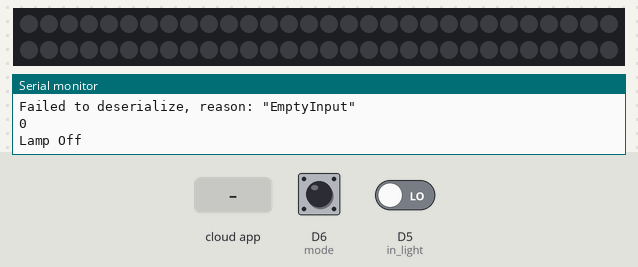
A sketch run on a simulated ESP8266 (NodeMCU). Parts: 60 RGB LEDs in strip order, left to right, continuing on the next row, the last lines printed to the serial monitor. The inputs (shaded band) are chosen by the test bench; at power-on: D5 (in_light) LOW, D6 (mode) LOW. WiFi joins after 1.5 s; servers stay silent unless stated.

Above: at 2.7 s.
2.8 s: the phone or cloud app sets neopixel to 1
At 4.7 s:
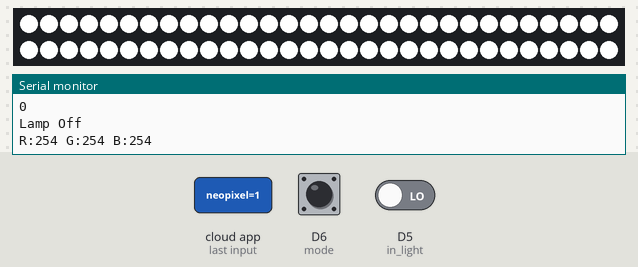
8.9 s: D5 (in_light) driven HIGH
12.3 s: D5 (in_light) driven LOW
At 14.4 s:
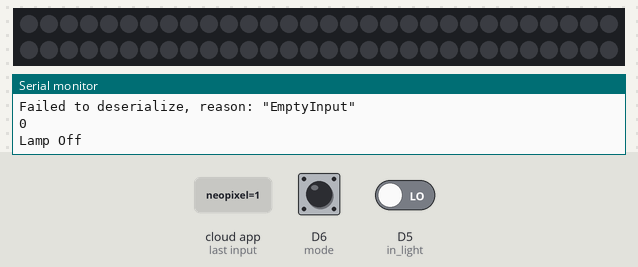
Timing chart, 0 to 15.9 s (numbered marks = the images above; inputs shaded):
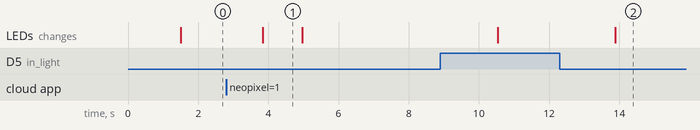

The sketch:

IDAT_nov08a.ino
```cpp
#include "arduino_secrets.h"
// ArduinoJson - Version: 6.14.0
#include <ArduinoJson.h>
#include <ArduinoJson.hpp>

// EspSoftwareSerial - Version: Latest
#include <SoftwareSerial.h>


/*
  Sketch generated by the Arduino IoT Cloud Thing "Neopixel"
  Arduino IoT Cloud Variables description
  The following variables are automatically generated and updated when changes are made to the Thing

  String plant;
  CloudColoredLight neopixel;
  CloudIlluminance light;
  int temperture;
  int waterLevel;

  Variables which are marked as READ/WRITE in the Cloud Thing will also have functions
  which are called when their values are changed from the Dashboard.
  These functions are generated with the Thing and added at the end of this sketch.
*/
#include "thingProperties.h"
#include <Adafruit_NeoPixel.h>
#ifdef __AVR__
#include <avr/power.h>
#endif
#define PIN            D7
#define NUMPIXELS      60
#define in_light       D5
#define mode           D6

#define lightinPin     A0


int mode_m = 1;
int switch_s = 0;


Adafruit_NeoPixel pixels = Adafruit_NeoPixel(NUMPIXELS, PIN, NEO_GRB + NEO_KHZ800);

void setup() {
  // Initialize serial and wait for port to open:
  Serial.begin(9600);


  // This delay gives the chance to wait for a Serial Monitor without blocking if none is found
  delay(1500);
  pixels.begin(); // This initializes the NeoPixel library.
  // Defined in thingProperties.h
  initProperties();
  // Connect to Arduino IoT Cloud
  ArduinoCloud.begin(ArduinoIoTPreferredConnection);
  /*
    The following function allows you to obtain more information
    related to the state of network and IoT Cloud connection and errors
    the higher number the more granular information you’ll get.
    The default is 0 (only errors).
    Maximum is 4
  */
  setDebugMessageLevel(2);
  ArduinoCloud.printDebugInfo();

  //input
  pinMode(in_light, INPUT);
  pinMode(mode, INPUT);
  pinMode(lightinPin, INPUT);


}

String incomingByte ;
int val = 0;
bool swi;


void loop() {
  mode_m = digitalRead(mode);
  switch_s = digitalRead(in_light);


  char json = Serial.read();
  StaticJsonDocument<200> doc;


  const auto deser_err = deserializeJson(doc, Serial);
    if (deser_err) {
        Serial.print(F("Failed to deserialize, reason: \""));
        Serial.print(deser_err.c_str());
        Serial.println('"');
    } else  {
        Serial.print(F("Recevied valid json document with "));
        Serial.print(doc.size());
        Serial.println(F(" elements."));
        Serial.println(F("Pretty printed back at you:"));
        serializeJsonPretty(doc, Serial);

        switch_s = doc["OpenLight"];
        int temperature = doc["Temperture"];
        int lux = doc["Light"];
        int waterdata = doc["WaterLevel"];


        Serial.println();
    }

    if (switch_s == 1) {
    swi = true;
    //digitalRead(in_light)
    neopixel.setSwitch(swi);
    Serial.println(neopixel.getSwitch());
    onNeopixelChange();
    ArduinoCloud.update();
  }
  else {
    swi = false;
    //digitalRead(in_light)
    neopixel.setSwitch(swi);
    Serial.println(neopixel.getSwitch());
    onNeopixelChange();
    ArduinoCloud.update();
  }


  ArduinoCloud.update();


}

/*
  Since Neopixel is READ_WRITE variable, onNeopixelChange() is
  executed every time a new value is received from IoT Cloud.
*/
void onNeopixelChange()  {
  // Add your code here to act upon Neopixel change
  uint8_t r, g, b;
  neopixel.getValue().getRGB(r, g, b);
  if (neopixel.getSwitch()) {
    swi = true;
    Serial.println("R:" + String(r) + " G:" + String(g) + " B:" + String(b)); //prints the current R, G, B values
    for (int i = 0; i < NUMPIXELS; i++) {
      // pixels.Color takes RGB values, from 0,0,0 up to 255,255,255
      pixels.setPixelColor(i, pixels.Color(r, g, b));
      pixels.show(); // This sends the updated pixel color to the hardware.
    }
  }
  else {

    Serial.println("Lamp Off");
    swi=false;

    //the following code simply turns everything off
    for (int i = 0; i < NUMPIXELS; i++) {
      // pixels.Color takes RGB values, from 0,0,0 up to 255,255,255
      pixels.setPixelColor(i, pixels.Color(0, 0, 0));
      pixels.show(); // This sends the updated pixel color to the hardware.
    }
  }
}

/*
  Since Light is READ_WRITE variable, onLightChange() is
  executed every time a new value is received from IoT Cloud.
*/
void onLightChange()  {
  // Add your code here to act upon Light change
}

/*
  Since Plant is READ_WRITE variable, onPlantChange() is
  executed every time a new value is received from IoT Cloud.
*/
void onPlantChange()  {
  // Add your code here to act upon Plant change
}

/*
  Since Temperture is READ_WRITE variable, onTempertureChange() is
  executed every time a new value is received from IoT Cloud.
*/
void onTempertureChange()  {
  // Add your code here to act upon Temperture change
}

/*
  Since WaterLevel is READ_WRITE variable, onWaterLevelChange() is
  executed every time a new value is received from IoT Cloud.
*/
void onWaterLevelChange()  {
  // Add your code here to act upon WaterLevel change
}
```

arduino_secrets.h
```cpp
#define SECRET_SSID ""
#define SECRET_OPTIONAL_PASS ""
#define SECRET_DEVICE_KEY ""
```

thingProperties.h
```cpp
// Code generated by Arduino IoT Cloud, DO NOT EDIT.

#include <ArduinoIoTCloud.h>
#include <Arduino_ConnectionHandler.h>

const char DEVICE_LOGIN_NAME[]  = "a6b1213a-a18a-4557-90e9-60689f9310e5";

const char SSID[]               = SECRET_SSID;    // Network SSID (name)
const char PASS[]               = SECRET_OPTIONAL_PASS;    // Network password (use for WPA, or use as key for WEP)
const char DEVICE_KEY[]  = SECRET_DEVICE_KEY;    // Secret device password

void onNeopixelChange();

String plant;
CloudColoredLight neopixel ;
CloudIlluminance light;
int temperture;
int waterLevel;

void initProperties(){

  ArduinoCloud.setBoardId(DEVICE_LOGIN_NAME);
  ArduinoCloud.setSecretDeviceKey(DEVICE_KEY);
  ArduinoCloud.addProperty(plant, READ, ON_CHANGE, NULL);
  ArduinoCloud.addProperty(neopixel, READWRITE, ON_CHANGE, onNeopixelChange);
  ArduinoCloud.addProperty(light, READ, 1 * SECONDS, NULL);
  ArduinoCloud.addProperty(temperture, READ, 1 * SECONDS, NULL);
  ArduinoCloud.addProperty(waterLevel, READ, 1 * SECONDS, NULL);

}

WiFiConnectionHandler ArduinoIoTPreferredConnection(SSID, PASS);
```

Measured:
- after the input at 2.8 s, the LEDs: change after 1.0 s (image 1)
- after the input at 12.3 s, the LEDs: change after 1.6 s (image 2)
- what the display in image 1 shows lasts 1.2 s, from 3.8 s to 5.0 s
